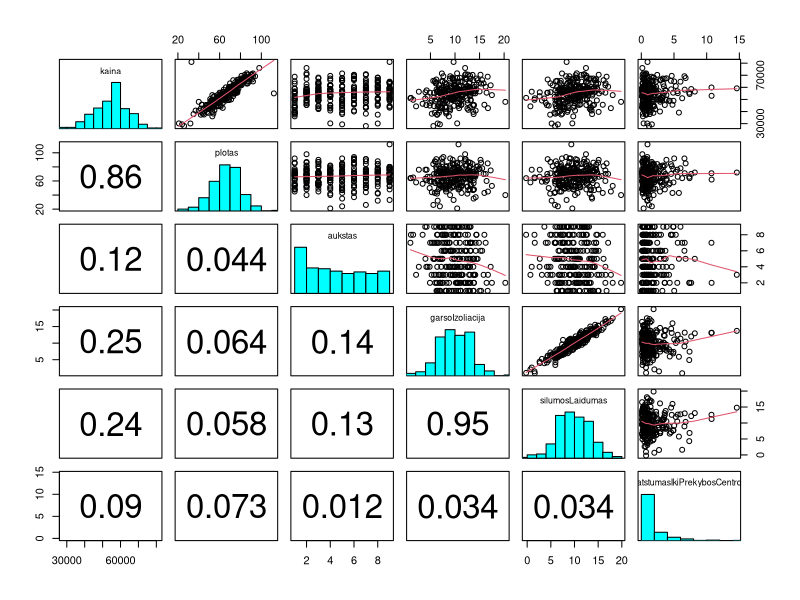
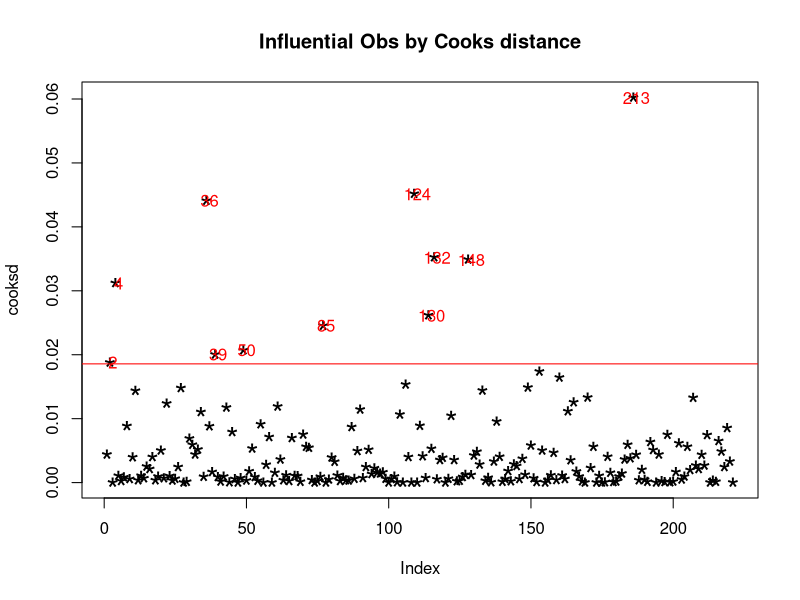
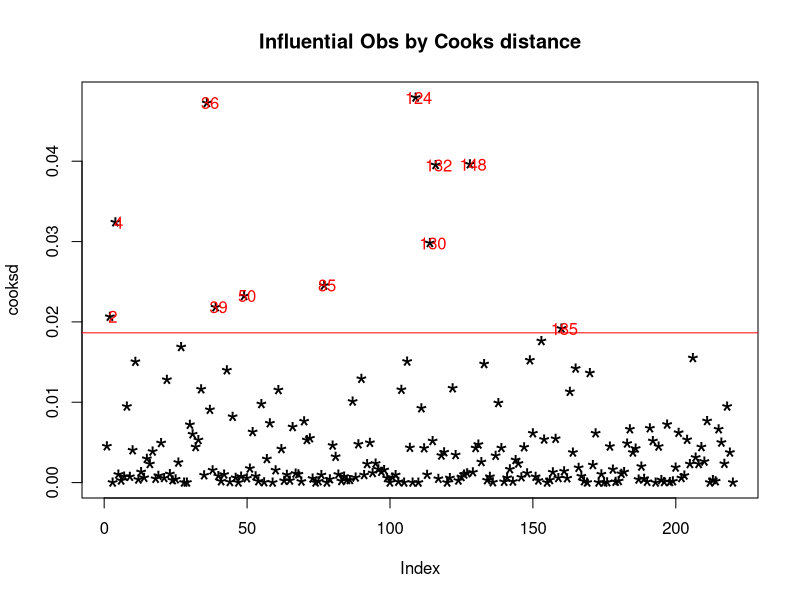

Source code (R) for these figures, in order:
## ---- chunk 1

library(lmtest)
library(car)                      #uzkraunamos reikalingos bibliotekos
library(knitr)
## ---- chunk 2
data=read.csv2("data.csv")        #nuskaitomi duomenys

panel.hist <- function(x, ...)    #ši funkcija reikalinga grafikų lentelei išbrėžti (histogramos pateikimui)                        
{
  usr <- par("usr"); on.exit(par(usr))
  par(usr = c(usr[1:2], 0, 1.5) )
  h <- hist(x, plot = FALSE)
  breaks <- h$breaks; nB <- length(breaks)
  y <- h$counts; y <- y/max(y)
  rect(breaks[-nB], 0, breaks[-1], y, col = "cyan", ...)
}

panel.cor <- function(x, y, digits = 2, prefix = "", cex.cor,...)    #ši funkcija reikalinga grafikų lentelei
    #išbrėžti (koreliacijos koeficiento radimui)
{
  usr <- par("usr"); on.exit(par(usr))
  par(usr = c(0, 1, 0, 1))
  r <- abs(cor(x, y))
  txt <- format(c(r, 0.123456789), digits = digits)[1]
  txt <- paste0(prefix, txt)
  if(missing(cex.cor)) cex.cor <- 0.8/strwidth(txt)
  text(0.5, 0.5, txt, cex = 3)
}

pairs(data,upper.panel=panel.smooth,diag.panel=panel.hist, lower.panel=panel.cor) 
   #grafikų, histogramos ir koreliacijos lentelės, kuriomis parodomas bendras vaizdas
## ---- chunk 3

remove_outliers <- function(x) {              
  qnt <- quantile(x, probs=c(.25, .75), na.rm = T)       #na.rm logical; if true, any NA and NaN's are removed
   #from x before the quantiles are computed.  Randami 25% ir 75% kvantiliai
  H <- 1.5 * IQR(x, na.rm = T)      #randamas atstumas, kurį reikia pridėti prie 75% kvantilio ir atimti iš 
   #25% kvantilio, kad rasti ribą, nuo kurio galime teigti, kad duomenys už tos ribos bus išskirtys. 
  y <- x
  y[x < (qnt[1] - H)] <- NA                  # duomenys, peržengiančios nustatytą ribą ir yra pakaičiami į NA
  y[x > (qnt[2] + H)] <- NA
  return(y)
}
newdata=lapply(data,remove_outliers)         # ieškoma išskirtys visose duomenų stulpeliuose
newdata=data.frame(newdata)                  # list'as paverčiamas vėl į data frame tipą

row.has.na <- apply(newdata, 1, function(x){any(is.na(x))})    #tikrina visas duomenų eilutes ir jei randa
    #ištrintą reikšmę (t.y. pakeistą į NA), tada pažymime, kad ta eilutė turi išskirtį
newdata<- newdata[!row.has.na,]    #perankame duomenų eilutes, kurios neturi išskirčiu ir pavadiname šią 
    #duomenų lentelę newdata


## ---- chunk 4
mod=lm(newdata$kaina~newdata$plotas + newdata$aukstas+newdata$garsoIzoliacija+newdata$silumosLaidumas+newdata$atstumasIkiPrekybosCentro)
kable(summary(mod)$coef, digits=2) # du nereiksmingus rodo
resettest(mod,power=2:3,type="regressor")$p.value   #nereikia kelti laipsniais kintamuosius, nes p reikšmė < 0,05
## ---- chunk 5
vif(mod)   # kolinearumo problema su šilumos ir garso laidumu 
cor(data$garsoIzoliacija,data$silumosLaidumas) #kadangi ju koreliacija arti vieneto, galime viena
# kolinearumo problema su šilumos ir garso laidumu kintamaji tiesiog išmest (When the correlation between x1 and x2 is exactly one, the situation is 
#called perfect collinearity, and one covariate needs to be removed from the regression model in order
#to estimate a solution. Šaltinis: http://www.nature.com/bdj/journal/v199/n7/full/4812743a.html)


mod2=lm(kaina~plotas +aukstas+garsoIzoliacija,data=newdata) #antras modelis, kuriame buvo išmesti nereikšmingi duomenys.
kable(summary(mod2)$coef, digits=2) # visi reikšmingi
## ---- chunk 6
AIC(mod)
AIC(mod2)
## ---- chunk 7
#pastaba: užmiršau išsaugoti šaltinio šio kodo, radau internete
cooksd <- cooks.distance(mod2)
plot(cooksd, pch="*", cex=2, main="Influential Obs by Cooks distance")  # išbraižome cook'o distancija
abline(h = 4*mean(cooksd), col="red")  # nubrėžiame liniją, nuo kurios šalinsime išskirtis
text(x=1:length(cooksd)+1, y=cooksd, labels=ifelse(cooksd>4*mean(cooksd, na.rm=T),names(cooksd),""), col="red")  
# pavadiname išskirčių taškus, nurodome jų duomenų vietas 
newdata=newdata[-c(186),]#naikiname vieną išskirtį

mod2=lm(kaina~plotas +aukstas+garsoIzoliacija,data=newdata) #antras modelis, jau su išmesta išskirtimi.

cooksd <- cooks.distance(mod2)
plot(cooksd, pch="*", cex=2, main="Influential Obs by Cooks distance")  # išbraižome cook'o distancija
abline(h = 4*mean(cooksd), col="red")  # nubrėžiame liniją, nuo kurios šalinsime išskirtis
text(x=1:length(cooksd)+1, y=cooksd, labels=ifelse(cooksd>4*mean(cooksd, na.rm=T),names(cooksd),""), col="red")  
# pavadiname išskirčių taškus, nurodome jų duomenų vietas
## ---- chunk 8
aukstasn=factor(newdata$aukstas)   #aukšto skaičius paverčiamas į faktorių
mod3=lm(kaina~plotas +aukstasn+garsoIzoliacija,data=newdata)
kable(summary(mod3)$coef,digits=2)
## ---- chunk 9
AIC(mod2)
AIC(mod3)
## ---- chunk 10
aukstas1=newdata$aukstas==1
mod4=lm(kaina~plotas +aukstas1+garsoIzoliacija,data=newdata)
kable(summary(mod4)$coef,digits=2)
## ---- chunk 11
AIC(mod3)
AIC(mod4)
## ---- chunk 12
bptest(mod4)            # neatmetam hipotezės, kad homoskedastiškas
## ---- chunk 13
durbinWatsonTest(mod4)  # neatmetam hipotezes kad nera autokoreliacijos 
## ---- chunk 14
kable(summary(mod4)$coef,digits=2)
